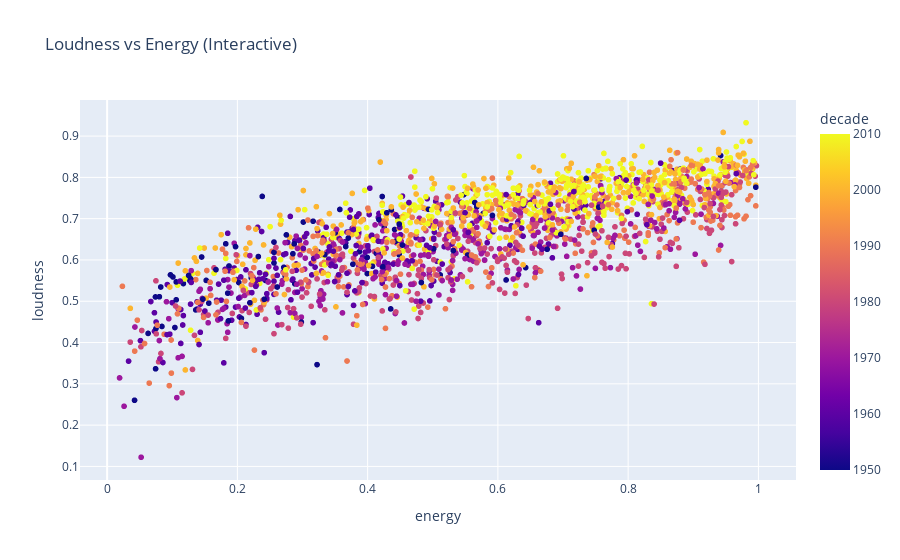
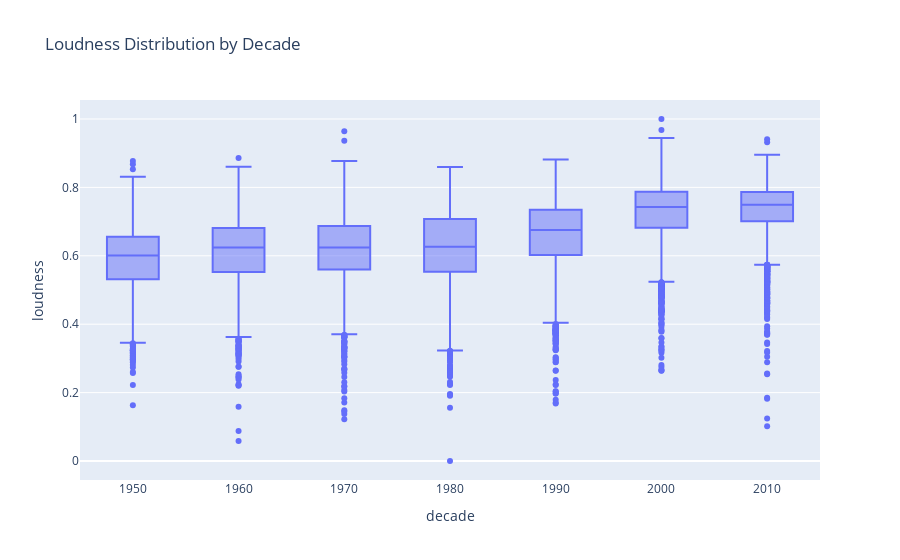

Notebook code cell kept with these figures, in order:
### Markdown cell above
15. Using Plotly to make interactive scatter and box plot charts.

### Code cell
# Interactive scatter: loudness vs energy
fig = px.scatter(df.sample(2000),
                 x='energy', y='loudness',
                 color='decade',
                 title='Loudness vs Energy (Interactive)')
fig.show()

# Interactive box plot: loudness by decade
fig = px.box(df, x='decade', y='loudness',
             title='Loudness Distribution by Decade')
fig.show()

### Figure 1 — Plotly figure (JSON) as saved in the notebook; plotly's stock layout.template omitted (floating-point values rounded to 4 significant figures; data arrays with more than 128 entries replaced by an {"elided": "..."} marker saying what was removed)
{"data": [{"hovertemplate": "energy=%{x}<br>loudness=%{y}<br>decade=%{marker.color}<extra></extra>", "legendgroup": "", "marker": {"color": {"elided": "2000 int values"}, "coloraxis": "coloraxis", "symbol": "circle"}, "mode": "markers", "name": "", "showlegend": false, "type": "scattergl", "x": {"elided": "2000 float values"}, "xaxis": "x", "y": {"elided": "2000 float values"}, "yaxis": "y"}], "layout": {"coloraxis": {"colorbar": {"title": {"text": "decade"}}, "colorscale": [[0, "#0d0887"], [0.1111, "#46039f"], [0.2222, "#7201a8"], [0.3333, "#9c179e"], [0.4444, "#bd3786"], [0.5556, "#d8576b"], [0.6667, "#ed7953"], [0.7778, "#fb9f3a"], [0.8889, "#fdca26"], [1, "#f0f921"]]}, "legend": {"tracegroupgap": 0}, "title": {"text": "Loudness vs Energy (Interactive)"}, "xaxis": {"anchor": "y", "domain": [0, 1], "title": {"text": "energy"}}, "yaxis": {"anchor": "x", "domain": [0, 1], "title": {"text": "loudness"}}}}

### Figure 2 — Plotly figure (JSON) as saved in the notebook; plotly's stock layout.template omitted (floating-point values rounded to 4 significant figures; data arrays with more than 128 entries replaced by an {"elided": "..."} marker saying what was removed)
{"data": [{"alignmentgroup": "True", "hovertemplate": "decade=%{x}<br>loudness=%{y}<extra></extra>", "legendgroup": "", "marker": {"color": "#636efa"}, "name": "", "notched": false, "offsetgroup": "", "orientation": "v", "showlegend": false, "type": "box", "x": {"elided": "28372 int values"}, "x0": " ", "xaxis": "x", "y": {"elided": "28372 float values"}, "y0": " ", "yaxis": "y"}], "layout": {"boxmode": "group", "legend": {"tracegroupgap": 0}, "title": {"text": "Loudness Distribution by Decade"}, "xaxis": {"anchor": "y", "domain": [0, 1], "title": {"text": "decade"}}, "yaxis": {"anchor": "x", "domain": [0, 1], "title": {"text": "loudness"}}}}
